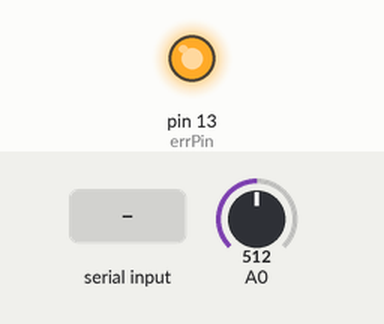
Bench run of a sketch on a simulated Arduino Uno, built with avr-gcc and run on an emulated ATmega328P. On the bench: output pins drawn as LEDs (lit = HIGH). The inputs (shaded band) are chosen by the test bench; at power-on: A0 = 512. Random numbers use the default seed unless the sketch sets one.

Above: at 1.2 s.
1.3 s: "D90\n" received over Serial
At 2.6 s:
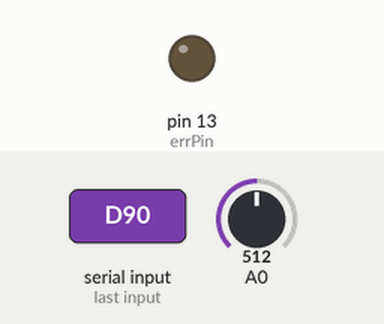
2.9 s: "B90\n" received over Serial
At 4.1 s:
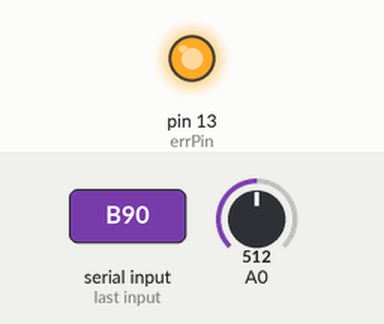
4.4 s: "V\n" received over Serial
At 5.0 s:
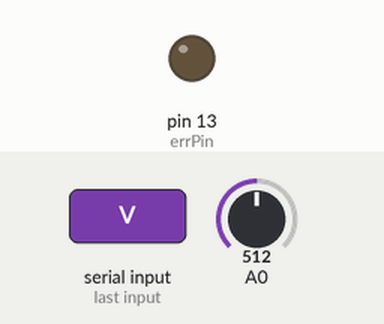
6.0 s: A0 set to 208
9.0 s: A0 set to 178
Timing chart, 0 to 12.0 s (numbered marks = the images above; inputs shaded):
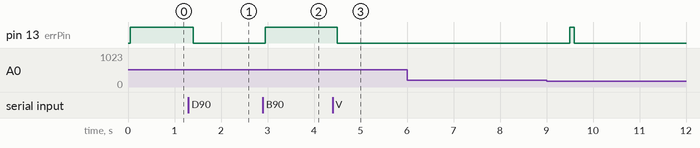

Measured:
- after the input at 1.3 s, pin 13 (errPin): HIGH → LOW after 0.10 s
- after the input at 2.9 s, pin 13 (errPin): LOW → HIGH after 0.05 s
- after the input at 4.4 s, pin 13 (errPin): HIGH → LOW after 0.10 s
- after the input at 6.0 s, every drawn part: stays the same

The sketch:

Arduino-BER-simulator.ino
```cpp
#include <MsTimer2.h>

/*
  BER-simulator

 When new serial data arrives, this sketch adds it to a String.
 When a newline is received, the loop prints the string and
 clears it.

 */

String inputString = "";         // a string to hold incoming data
boolean stringComplete = false;  // whether the string is complete

const int errPin = 13;           // the pin number of the error LED
const int tickInterval = 50;     // call timer interrupt routine every this ms
const int blinkTime = 100;       // number of ms the led is on for a blink

boolean hasVariableBER = false;   // whether the BER shall be calculated from
                                 // the analog input reading or used from the 'B' command
float targetDataRate = 5.0E9;
float targetErrorRatio = 2.1E-7;
float bitCounter = 0;
float errCounter = 0;
int counterLed1 = 0;

void setup() {
  // initialize serial
  Serial.begin(9600);
  // reserve 200 bytes for the inputString:
  inputString.reserve(200);
  // set pin modes
  pinMode(errPin, OUTPUT);
  // initialize random number generator
  randomSeed(analogRead(0));
  // start periodic timer
  MsTimer2::set(tickInterval, tick);
  MsTimer2::start();
  // initialize ber counters
}

void loop() {
  serialEvent();
  if (stringComplete) {
    parseString();
  }
}

void parseString() {
  // first character of the string determines the command
  float bc = 0;
  float ec = 0;
  int ain = 0;
  switch (inputString[0]) {
          case 'h':
        // Show help message
        Serial.println("BER simulator Available commands:");
        Serial.println("D <data rate>: Set data rate");
        Serial.println("d: Get data rate");
        Serial.println("B <BER>: Set target bit error ratio and turn variable BER off");
        Serial.println("b: Get target bit error ratio");
        Serial.println("c: Get counters: numBits,erroredBits");
        Serial.println("a: Read analog input");
        Serial.println("R: Reset counters");
        Serial.println("V: Switch to variable BER mode");
        break;
    case 'D':
      // set data rate
      targetDataRate = inputString.substring(1).toFloat();
      break;
    case 'd':
      // get data rate
      Serial.println(String(targetDataRate));
      break;
    case 'B':
      // set target bit error ratio and turn variable BER off
      hasVariableBER = false;
      targetErrorRatio = inputString.substring(1).toFloat();
      break;
    case 'b':
      // get target bit error ratio
      Serial.println(String(targetErrorRatio));
      break;
    case 'c':
      // get counters: numBits,erroredBits
      noInterrupts();
      bc = bitCounter;
      ec = errCounter;
      bitCounter = 0.0;
      errCounter = 0.0;
      interrupts();
      Serial.println(String(bc) + String(",") + String(ec));
      break;
    case 'a':
      // read analog input
      ain = analogRead(A0);
      Serial.println(String(ain));
      break;
    case 'R':
      // reset counters
      noInterrupts();
      bitCounter = 0.0;
      errCounter = 0.0;
      interrupts();
      break;
    case 'V':
      // switch to variable BER mode
      hasVariableBER = true;
      break;
    default:
      break;
  }
  // clear the string:
  inputString = "";
  stringComplete = false;
}

/*
 * called every tickInterval ms from interrupt routine
 * to do regular maintenance like updating the bit and error counters
 * and taking care of the leds
 */
void tick() {
  updateCounters();
  if (counterLed1 == 0) {
    // comparing exactly to 0 to reset the pin only once
    digitalWrite(errPin, LOW);    // turn the LED off by making the voltage LOW
  }
  if (counterLed1 >= 0) {
    // decrease counter until < 0
    counterLed1--;
  }
}

/*
 * update the bit and error counters based on current data rate and target BER
 */
void updateCounters() {
  static unsigned long lastTime;
  static float errorAccumulator;
  float expectedErrors;
  float deltaBits;
  unsigned long now = millis();
  unsigned long ellapsedMillis;
  int analogInput = analogRead(A0); // 0 .. 1023

  if (hasVariableBER) {
    targetErrorRatio = pow(10, -float(analogInput)/70.0);
  }
  ellapsedMillis = now - lastTime;
  deltaBits = float(ellapsedMillis) * targetDataRate / 1000.0;
  bitCounter += deltaBits;
  expectedErrors = deltaBits * targetErrorRatio;
  errorAccumulator += gaussianBlur(expectedErrors);
  while (errorAccumulator >= 1) {
    float errs = floor(errorAccumulator);
    errCounter += errs;
    errorAccumulator -= errs;
    blinkLed1();
  }
  lastTime = now;
}


/*
 * return a gaussian 'blurred' number of expected errors around the expected ones
 */
float gaussianBlur(float expected) {
  int ran = random(0,494);
  float scale = expected / 5.0;
  float ret = expected;
  const int gsteps[] = {4, 17, 49, 109, 197, 297, 385, 445, 477, 490, 494};
  for (int i = 0; i < 11; i++) {
    if (ran < gsteps[i]) {
      ret = expected + scale * float(i - 5);
      break;
    }
  }
  return ret;
}


void blinkLed1() {
  // blink led
  counterLed1 = blinkTime / tickInterval;
  digitalWrite(errPin, HIGH);   // turn the LED on (HIGH is the voltage level)
}


/*
  SerialEvent occurs whenever a new data comes in the
 hardware serial RX.  This routine is run between each
 time loop() runs, so using delay inside loop can delay
 response.  Multiple bytes of data may be available.
 */
void serialEvent() {
  while (Serial.available()) {
    // get the new byte:
    char inChar = (char)Serial.read();
    // add it to the inputString:
    inputString += inChar;
    // if the incoming character is a newline, set a flag
    // so the main loop can do something about it:
    if (inChar == '\n') {
      stringComplete = true;
    }
  }
}
```
